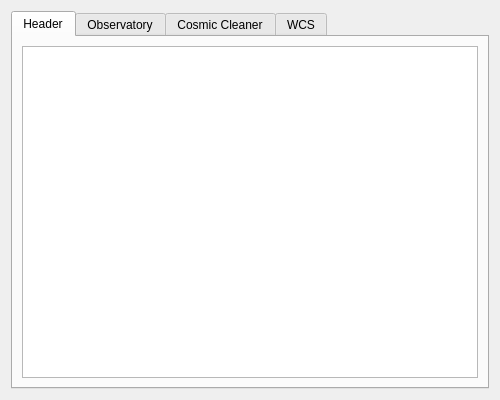
<?xml version="1.0" encoding="UTF-8"?>
<ui version="4.0">
 <class>Form</class>
 <widget class="QWidget" name="Form">
  <property name="geometry">
   <rect>
    <x>0</x>
    <y>0</y>
    <width>500</width>
    <height>400</height>
   </rect>
  </property>
  <property name="minimumSize">
   <size>
    <width>500</width>
    <height>400</height>
   </size>
  </property>
  <property name="windowTitle">
   <string>Editor</string>
  </property>
  <layout class="QGridLayout" name="gridLayout">
   <item row="0" column="0">
    <widget class="QTabWidget" name="tabWidget">
     <property name="currentIndex">
      <number>0</number>
     </property>
     <widget class="QWidget" name="tab">
      <attribute name="title">
       <string>Header</string>
      </attribute>
      <layout class="QGridLayout" name="gridLayout_5">
       <item row="0" column="0">
        <widget class="QTextBrowser" name="textBrowser_3">
         <property name="html">
          <string>&lt;!DOCTYPE HTML PUBLIC &quot;-//W3C//DTD HTML 4.0//EN&quot; &quot;http://www.w3.org/TR/REC-html40/strict.dtd&quot;&gt;
&lt;html&gt;&lt;head&gt;&lt;meta name=&quot;qrichtext&quot; content=&quot;1&quot; /&gt;&lt;style type=&quot;text/css&quot;&gt;
p, li { white-space: pre-wrap; }
&lt;/style&gt;&lt;/head&gt;&lt;body style=&quot; font-family:'MS Shell Dlg 2'; font-size:8.25pt; font-weight:400; font-style:normal;&quot;&gt;
&lt;p align=&quot;justify&quot; style=&quot;-qt-paragraph-type:empty; margin-top:12px; margin-bottom:12px; margin-left:0px; margin-right:0px; -qt-block-indent:0; text-indent:0px;&quot;&gt;&lt;br /&gt;&lt;/p&gt;&lt;/body&gt;&lt;/html&gt;</string>
         </property>
        </widget>
       </item>
      </layout>
     </widget>
     <widget class="QWidget" name="tab_2">
      <attribute name="title">
       <string>Observatory</string>
      </attribute>
      <layout class="QGridLayout" name="gridLayout_4">
       <item row="0" column="0">
        <widget class="QTextBrowser" name="textBrowser_4">
         <property name="html">
          <string>&lt;!DOCTYPE HTML PUBLIC &quot;-//W3C//DTD HTML 4.0//EN&quot; &quot;http://www.w3.org/TR/REC-html40/strict.dtd&quot;&gt;
&lt;html&gt;&lt;head&gt;&lt;meta name=&quot;qrichtext&quot; content=&quot;1&quot; /&gt;&lt;style type=&quot;text/css&quot;&gt;
p, li { white-space: pre-wrap; }
&lt;/style&gt;&lt;/head&gt;&lt;body style=&quot; font-family:'MS Shell Dlg 2'; font-size:8.25pt; font-weight:400; font-style:normal;&quot;&gt;
&lt;p align=&quot;justify&quot; style=&quot;-qt-paragraph-type:empty; margin-top:12px; margin-bottom:12px; margin-left:0px; margin-right:0px; -qt-block-indent:0; text-indent:0px;&quot;&gt;&lt;br /&gt;&lt;/p&gt;&lt;/body&gt;&lt;/html&gt;</string>
         </property>
        </widget>
       </item>
      </layout>
     </widget>
     <widget class="QWidget" name="tab_3">
      <attribute name="title">
       <string>Cosmic Cleaner</string>
      </attribute>
      <layout class="QGridLayout" name="gridLayout_3">
       <item row="0" column="0">
        <widget class="QTextBrowser" name="textBrowser_5">
         <property name="html">
          <string>&lt;!DOCTYPE HTML PUBLIC &quot;-//W3C//DTD HTML 4.0//EN&quot; &quot;http://www.w3.org/TR/REC-html40/strict.dtd&quot;&gt;
&lt;html&gt;&lt;head&gt;&lt;meta name=&quot;qrichtext&quot; content=&quot;1&quot; /&gt;&lt;style type=&quot;text/css&quot;&gt;
p, li { white-space: pre-wrap; }
&lt;/style&gt;&lt;/head&gt;&lt;body style=&quot; font-family:'MS Shell Dlg 2'; font-size:8.25pt; font-weight:400; font-style:normal;&quot;&gt;
&lt;p align=&quot;justify&quot; style=&quot;-qt-paragraph-type:empty; margin-top:12px; margin-bottom:12px; margin-left:0px; margin-right:0px; -qt-block-indent:0; text-indent:0px;&quot;&gt;&lt;br /&gt;&lt;/p&gt;&lt;/body&gt;&lt;/html&gt;</string>
         </property>
        </widget>
       </item>
      </layout>
     </widget>
     <widget class="QWidget" name="tab_4">
      <attribute name="title">
       <string>WCS</string>
      </attribute>
      <layout class="QGridLayout" name="gridLayout_2">
       <item row="0" column="0">
        <widget class="QTextBrowser" name="textBrowser_6">
         <property name="html">
          <string>&lt;!DOCTYPE HTML PUBLIC &quot;-//W3C//DTD HTML 4.0//EN&quot; &quot;http://www.w3.org/TR/REC-html40/strict.dtd&quot;&gt;
&lt;html&gt;&lt;head&gt;&lt;meta name=&quot;qrichtext&quot; content=&quot;1&quot; /&gt;&lt;style type=&quot;text/css&quot;&gt;
p, li { white-space: pre-wrap; }
&lt;/style&gt;&lt;/head&gt;&lt;body style=&quot; font-family:'MS Shell Dlg 2'; font-size:8.25pt; font-weight:400; font-style:normal;&quot;&gt;
&lt;p align=&quot;justify&quot; style=&quot;-qt-paragraph-type:empty; margin-top:12px; margin-bottom:12px; margin-left:0px; margin-right:0px; -qt-block-indent:0; text-indent:0px;&quot;&gt;&lt;br /&gt;&lt;/p&gt;&lt;/body&gt;&lt;/html&gt;</string>
         </property>
        </widget>
       </item>
      </layout>
     </widget>
    </widget>
   </item>
  </layout>
 </widget>
 <resources/>
 <connections/>
</ui>
